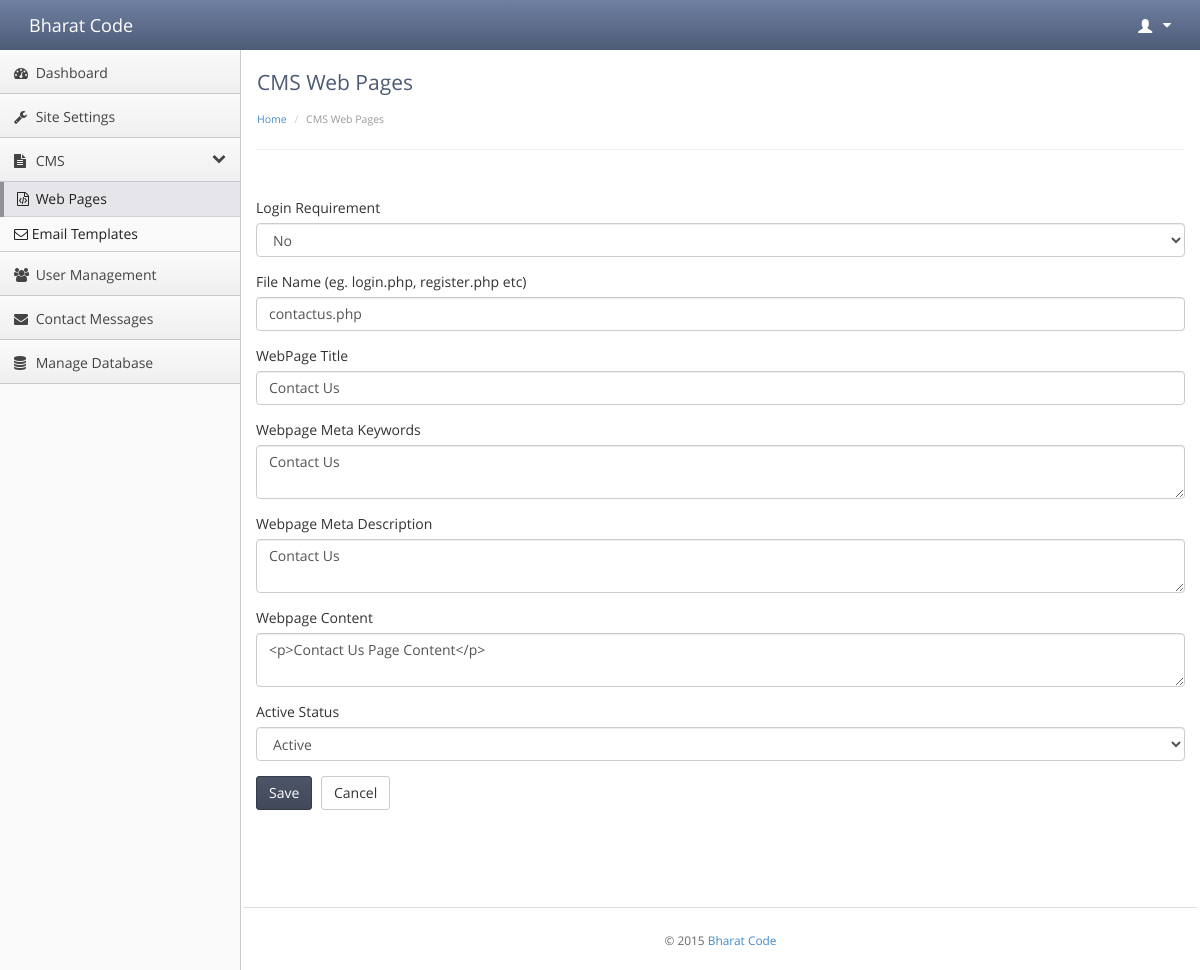
The app's page /admin/cmswebpages.php?action=edit&id=3 (signed in) with its own data.
### tables this page shows
CREATE TABLE `bh_cms_webpages` (
  `webpage_id` int(11) NOT NULL AUTO_INCREMENT COMMENT 'Primary Key',
  `login_require` int(1) NOT NULL,
  `webpage_url` varchar(250) NOT NULL,
  `webpage_title` varchar(100) NOT NULL,
  `webpage_keywords` text NOT NULL,
  `webpage_description` text NOT NULL,
  `webpage_content` longtext NOT NULL,
  `active_status` int(1) NOT NULL COMMENT '0:Inactive, 1: Active',
  PRIMARY KEY (`webpage_id`)
);

### class/Main.class.php (called while the page is built, shortened)
<?php
class Main
{
		public function __construct()
		{
			$this->pagefilename = basename($_SERVER['PHP_SELF']);
			$info_array = array();
			$this->sitedata = $this->GetSingleRecord("site_settings",$info_array);
		}
			public function GetSingleRecord($tablename,array $array)
			{
				if(TABLE_PREFIX!="")
				{
					$tablename = TABLE_PREFIX.$tablename;
				}
				$record = array();
				if(!isset($array['fields']) || $array['fields']=="") {$array['fields']="*";}
				$query_string = "select ".$array['fields']." from ".$tablename." where 1=1 ";
				if(@$array['where']!="")
				{
					$query_string.=" and ".$array['where']." ";
				}
				$query = mysql_query($query_string) or die(mysql_error());
				if(@mysql_num_rows($query)>0)
				{
					$record = mysql_fetch_assoc($query);
				}
				return $record;
			}
}
?>

### admin/class/Admin.class.php (called while the page is built, shortened)
<?php
@include("../class/Main.class.php");
class Admin extends Main
{
	public function __construct()
	{
		parent::__construct();
	}
}
?>

### admin/class/CMS.class.php (called while the page is built, shortened)
<?php
include("Admin.class.php");
class CMS extends Admin
{
	public function __construct()
	{
		parent::__construct();
			if($this->pagefilename=="cmswebpages.php")
			{
				if(isset($_POST['submit_add']))
				{
					array_splice($_POST, -1);
					$insert_id = $this->InsertRecord("cms_webpages",$_POST);
					if($insert_id>0)
					{
						$_SESSION['admin_response'] = array("status"=>"success","message"=>"Record has been added successfully.");
					}
					$this->RedirectPage($this->pagefilename);
				}
				else if(isset($_GET['action']) && $_GET['action']=="edit" && isset($_GET['id']) && is_numeric($_GET['id']))
				{
					if(isset($_POST['submit_edit']))
					{
						array_splice($_POST, -1);
						$records = $this->UpdateRecord("cms_webpages",$_POST,"webpage_id='".$_GET['id']."'");
						if($records>0)
						{
							$_SESSION['admin_response'] = array("status"=>"success","message"=> " Record has been updated successfully.");
						}
						$this->RedirectPage($this->pagefilename);
					}
					else
					{
						$info_array = array("where"=>"webpage_id='".$_GET['id']."'");
						$this->data = $this->GetSingleRecord("cms_webpages",$info_array);
					}
				}
			}
	}
}
?>

### admin/cmswebpages.php (the view, shortened to what this page needs)
<?php
@include("class/CMS.class.php");
$Admin = new CMS();
@include("includes/header.php");
?>
<?php if(isset($_GET['action']) && ($_GET['action']=="add" || $_GET['action']=="edit")) { ?>
<div class="row">
  <div class="col-md-12">
    <br>
    <div id="myTabContent" class="tab-content">
      <div class="tab-pane active in" id="home">
      	<form method="post" enctype="multipart/form-data">
      		<div class="form-group">
		        <label>Login Requirement</label>
		        <select name="login_require" id="login_require" class="form-control">
					<option value="0" <?php if(@$Admin->data['login_require']=="0") echo "selected"; ?>>No</option>
		        </select>
	        </div>
      		<div class="form-group">
		        <label>File Name (eg. login.php, register.php etc)</label>
		        <input type="text" name="webpage_url" id="webpage_url" class="form-control" value="<?php echo stripslashes(@$Admin->data['webpage_url']);?>" title="Please Enter Web Page URL">
	        </div>
	        <div class="form-group">
		        <label>WebPage Title</label>
		        <input type="text" name="webpage_title" id="webpage_title" class="form-control" value="<?php echo stripslashes(@$Admin->data['webpage_title']);?>" title="Please Enter Web Page Title">
	        </div>
	        <div class="form-group">
		        <label>Webpage Meta Keywords</label>
		        <textarea name="webpage_keywords" id="webpage_keywords" class="form-control"><?php echo stripslashes(@$Admin->data['webpage_keywords']);?></textarea>
	        </div>
	        <div class="form-group">
		        <label>Webpage Meta Description</label>
		        <textarea name="webpage_description" id="webpage_description" class="form-control"><?php echo stripslashes(@$Admin->data['webpage_description']);?></textarea>
	        </div>
	        <div class="form-group">
		        <label>Webpage Content</label>
		        <textarea name="webpage_content" id="webpage_content" class="ckeditor form-control"><?php echo stripslashes(@$Admin->data['webpage_content']);?></textarea>
	        </div>
	        <div class="form-group">
		        <label>Active Status</label>
		        <select name="active_status" id="active_status" class="form-control">
		        	<option value="1" <?php if(@$Admin->data['active_status']=="1") echo "selected"; ?>>Active</option>
		        </select>
	        </div>
	        <div class="btn-toolbar list-toolbar">
		      	<input type="submit" name="submit_<?php echo $_GET['action'];?>" value="Save" class="btn btn-primary">
				<input type="button" name="cancel_button" value="Cancel" onclick="window.location='<?php echo $Admin->pagefilename;?>';" class="btn btn-default">
		    </div>
      	</form>
      </div>
    </div>
  </div>
</div>
<?php } ?>
<?php @include("includes/footer.php"); ?>

### admin/stylesheets/theme.css (style rules this page uses)
body { background: #fafafa; background-position: initial initial; background-repeat: initial initial; margin: 0px; padding: 0px; }
body, h1, h2, h3, h4, h5, h6, p, a, .h1, .h2, .h3, .h4, .h5, .h6 { font-family: 'Open Sans', helvetica, arial, sans-serif; }
label { font-weight: normal; }
.btn-toolbar.list-toolbar { margin-bottom: 1em; }
.btn { -webkit-border-radius: 3px; -moz-border-radius: 3px; border-radius: 3px; }
.btn-primary { background-color: #414959; background-image: -webkit-gradient(linear, 0 0, 0 100%, from(#4c5568), to(#414959)); border: 1px solid #363d4a; font-weight: normal; }

### records on screen
bh_cms_webpages: login_require "No", webpage_url "contactus.php", webpage_title "Contact Us", webpage_keywords "Contact Us", webpage_description "Contact Us", webpage_content "<p>Contact Us Page Content</p>", active_status "Active"

### other values on screen
SITE_TITLE "Bharat Code"
$Admin->pagetitle "CMS Web Pages"
